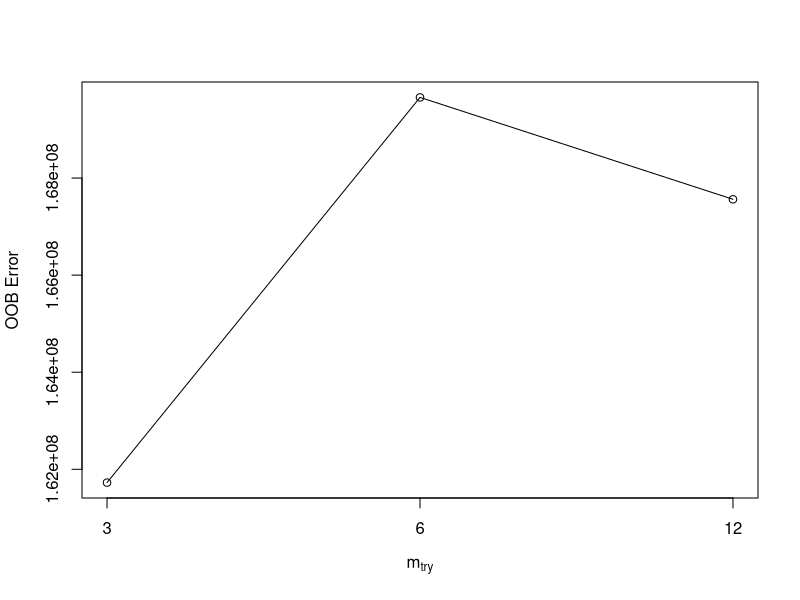
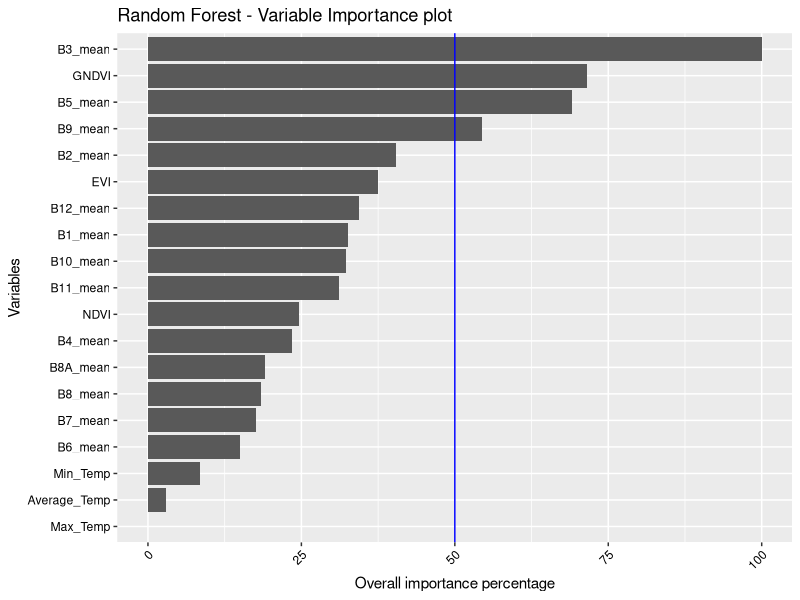

Source code (R) for these figures, in order:
# Load packages
# https://www.machinelearningplus.com/machine-learning/caret-package/
# https://www.youtube.com/watch?v=fSytzGwwBVw
library(randomForest)
library(tidyverse)
library(mlbench)
library(ggplot2)
library(caret)

# Set the folder location
#setwd('~/Dropbox/RS Project/RSSTARTUP_repo/Product_Development/Yield_forcasting_R/Innovation_laboratory_EAGLE')
setwd('/home/diego/GITHUP_REPO/Innovation_laboratory_EAGLE')

# Import dataset
# The dataset used is summary_fn.csv, which was clean but the original one
# is summary.csv
Field_Carmen <- read.csv('./Original_data/summary_fn.csv')

# Structure of the dataframe
str(Field_Carmen)

# See top 6 rows and 10 columns
head(Field_Carmen[, 1:10])

# Split the data into training and test set
set.seed(123)
training.samples <- Field_Carmen$Kg_He %>%
  createDataPartition(p = 0.75, list = FALSE)

train.data  <- Field_Carmen[training.samples, ]
test.data <- Field_Carmen[-training.samples, ]

# Algorithm Tune (tuneRF)
# https://machinelearningmastery.com/tune-machine-learning-algorithms-in-r/
dataset <- Field_Carmen
x <- dataset[,2:20]
y <- dataset[,1]

set.seed(123)
bestmtry <- tuneRF(x, y, stepFactor=0.5, improve=0.05, ntree=1000)
print(bestmtry)

################################################################################
# It is because, one of your dependent variables has NA for Coefficients given as
# output by the lm(..) function. Such a variable is making no difference to the 
# model, often due to multicollinearity problem ie, that predictor variable is 
# linearly dependent on other predictor variables OR because, that predictor 
# variable is constant for all the records(rows). The best thing to do is to drop
# that variable from the formula in lm(..) function and do the regression again.
################################################################################

# RandomForest
# https://topepo.github.io/caret/train-models-by-tag.html#random-forest
# https://stats.stackexchange.com/questions/348245/do-we-have-to-tune-the-number-of-trees-in-a-random-forest
# https://stats.stackexchange.com/questions/50210/caret-and-randomforest-number-of-trees

# Define training control
set.seed(234)

# http://www.sthda.com/english/articles/38-regression-model-validation/157-cross-validation-essentials-in-r/
# Leave one out cross validation - LOOCV
train.control <- trainControl(method = "LOOCV")

# cross-validation
#train.control <- trainControl(method = "cv", number = 5)

# Train the model
model <- train(Kg_He ~., data = Field_Carmen, 
               method = "rf",
               ntree = 1000,
               trControl = train.control,
               tuneGrid = data.frame(mtry = 12))

# Summarize the results
print(model)

# Make predictions and compute the R2, RMSE and MAE
predictions <- model %>% predict(test.data, na.action=na.omit)

predictions

data.frame( R2 = R2(predictions, test.data$Kg_He),
            # RMSE will be expressed in kilograms
            RMSE = RMSE(predictions, test.data$Kg_He),
            MAE = MAE(predictions, test.data$Kg_He))

# The RMSE and the MAE are measured in the same scale as the outcome variable. 
# Dividing the RMSE by the average value of the outcome variable will give you 
# the prediction error rate, which should be as small as possible:
RMSE(predictions, test.data$Kg_He)/mean(test.data$Kg_He)

# Building data for confusion matrix of the model
#pred <- factor(unname(predictions))
#true_value <- factor(test.data$Kg_He)

#my_data1 <- data.frame(data = pred, type = "prediction")
#my_data2 <- data.frame(data = true_value, type = "real")
#my_data3 <- rbind(my_data1,my_data2)

#identical(levels(my_data3[my_data3$type == "prediction",1]) , levels(my_data3[my_data3$type == "real",1]))

# See the confusion matrix of the model in the test set
#confusionMatrix(my_data3[my_data3$type == "prediction",1], my_data3[my_data3$type == "real",1])

# variable importance
gbmImp <- varImp(model, scale = T)
gbmImp

# Save boxplot as .png
png(file = './Plots/Variable_Importance.png', units = "px",
    width = 1200, height = 700)
#plot(gbmImp, top = 19, main = "Random Forest - Variable Importance plot")

nrow(varImp(model)$importance) #34 variables extracted

p <- varImp(model)$importance %>% 
  as.data.frame() %>%
  rownames_to_column() %>%
  arrange(Overall) %>%
  mutate(rowname = forcats::fct_inorder(rowname )) %>%
  ggplot() +
  geom_col(aes(x = rowname, y = Overall)) +
  coord_flip() +
  labs(title = "Random Forest - Variable Importance plot") +
  geom_hline(yintercept = 50, color = "blue", size=0.5) +
  ylab('Overall importance percentage') + xlab('Variables') + 
  theme(axis.text.x = element_text(angle = 45, hjust = 1, colour = "black")) +
  theme(axis.text.y = element_text(hjust = 1, colour = "black"))

plot(p)

dev.off()
